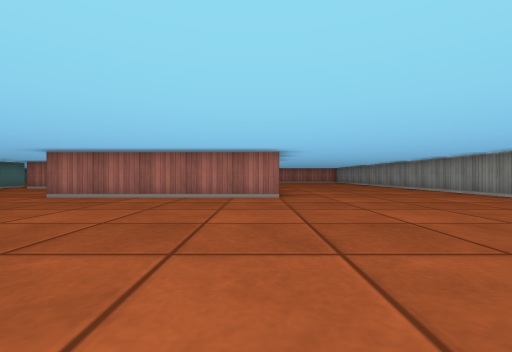
view 1 (above)

23 first-person views from a walk through a cub3D maze. The camera is about half as high as the walls, looks level and sees 90° across. The floor is counted in squares. Each view is taken from the middle of a square. On the plan, view 1 faces up. The plan holds only what a view shows up to about 9 squares ahead; the rest is blank.

view 2
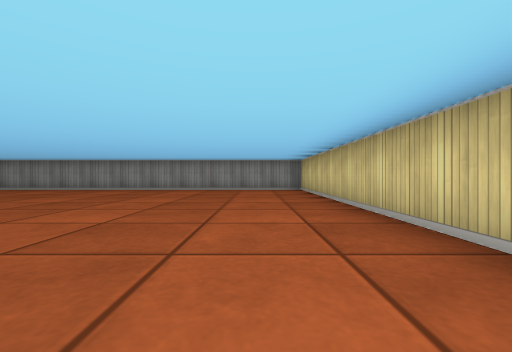

view 3
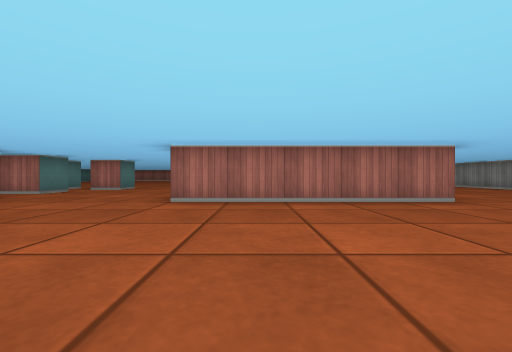

view 4
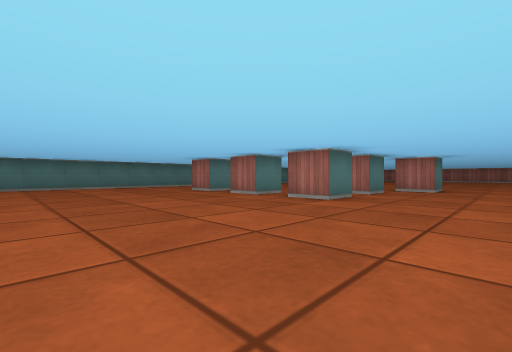

view 5
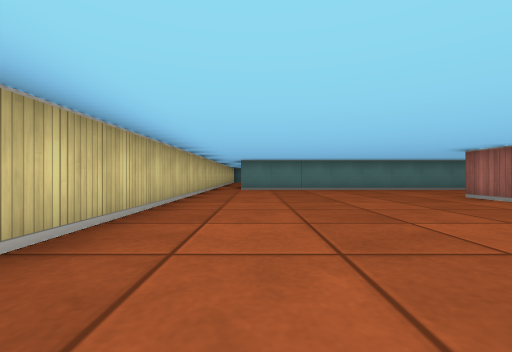

view 6
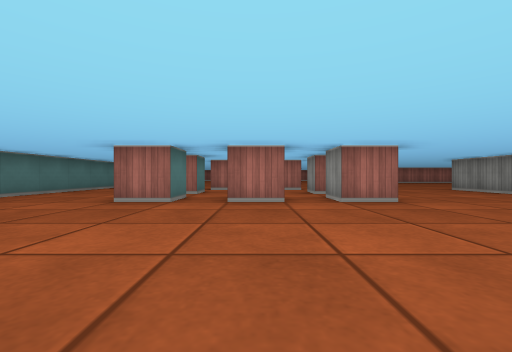

view 7
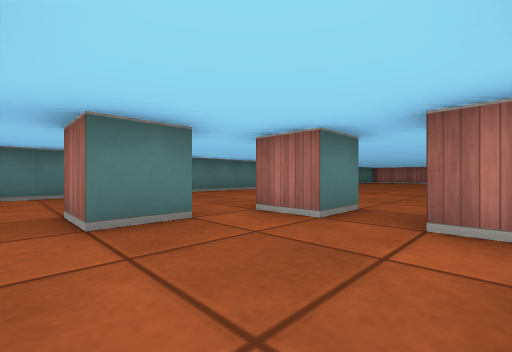

view 8
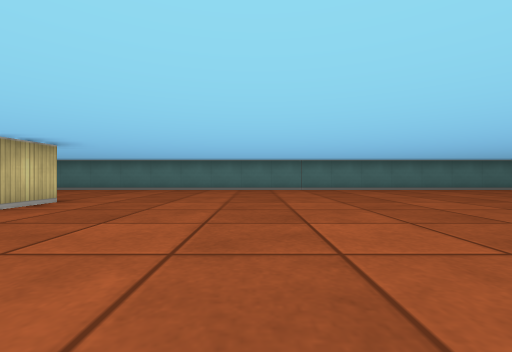

view 9
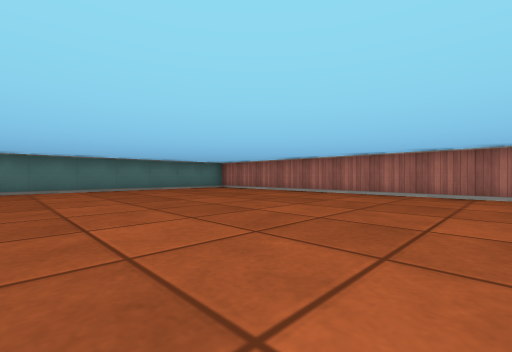

view 10
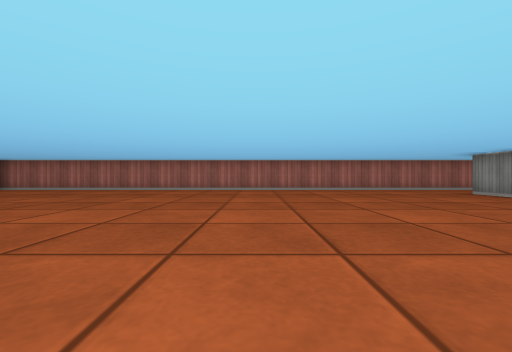

view 11
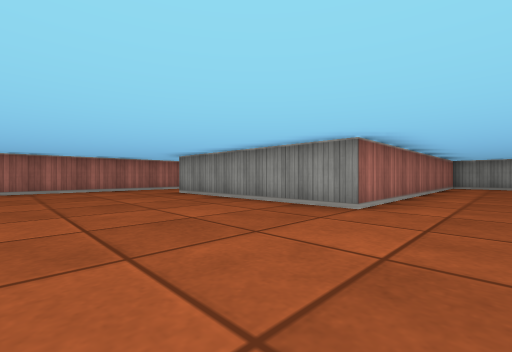

view 12
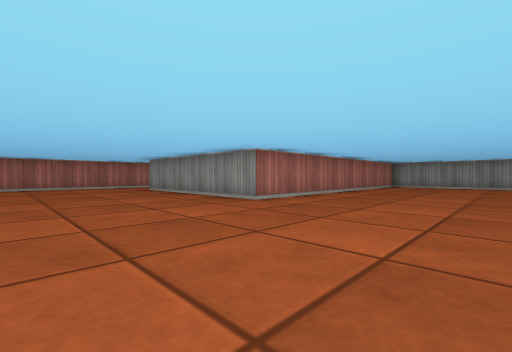

view 13
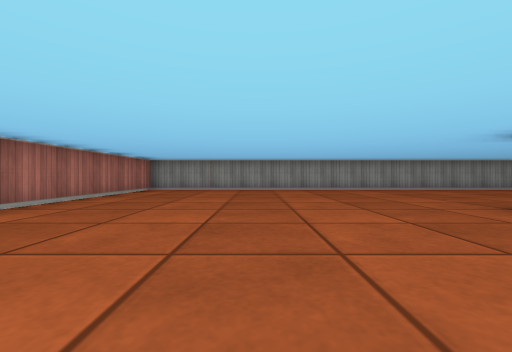

view 14
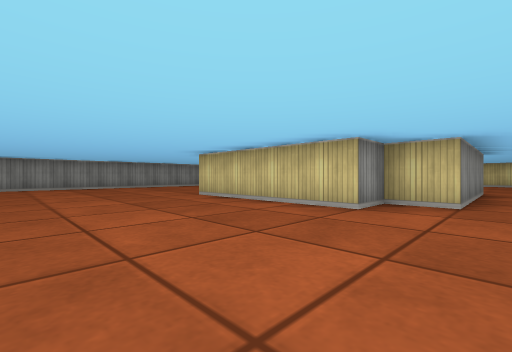

view 15
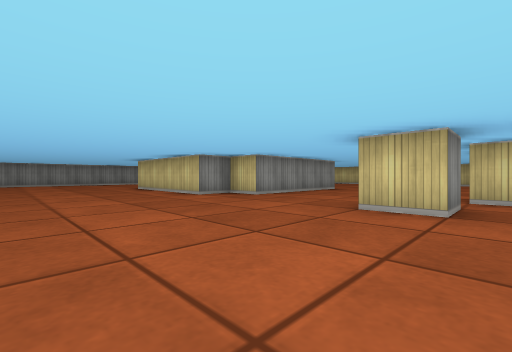

view 16
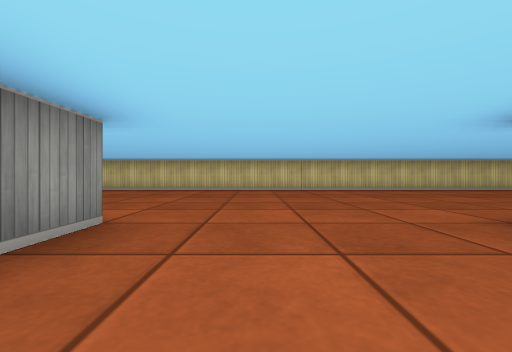

view 17
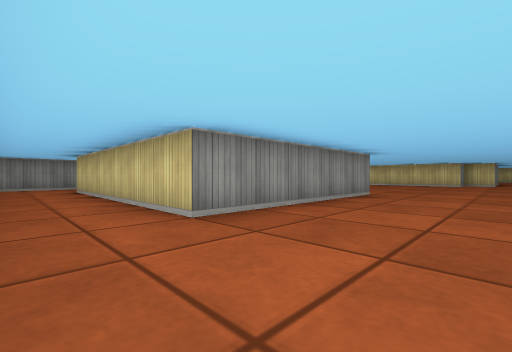

view 18
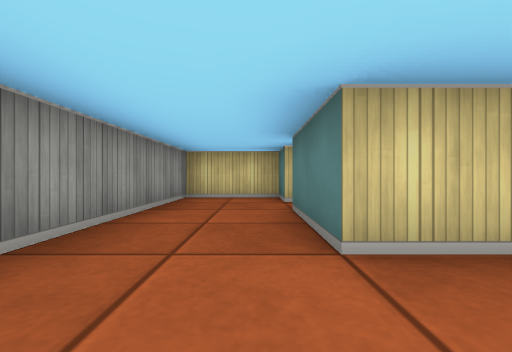

view 19
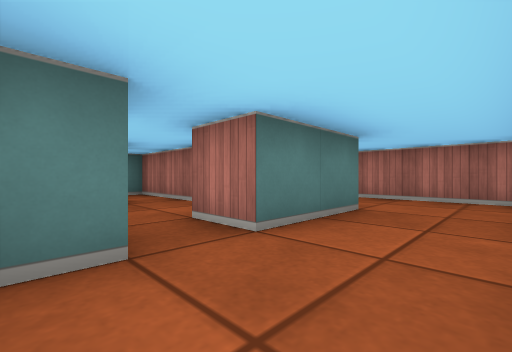

view 20
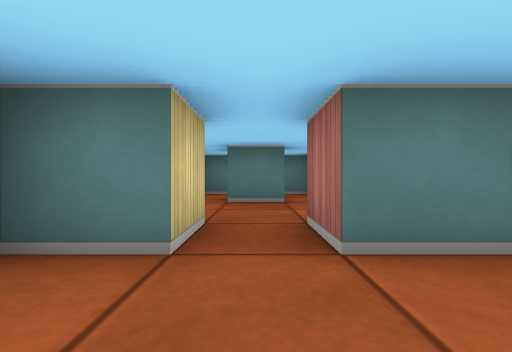

view 21
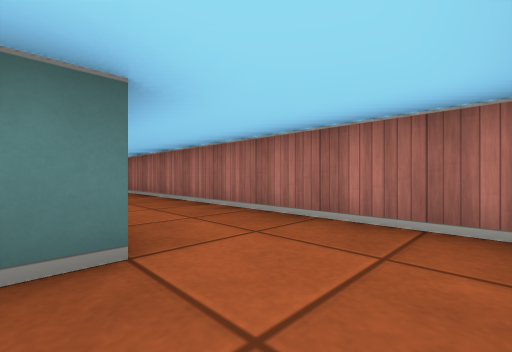

view 22
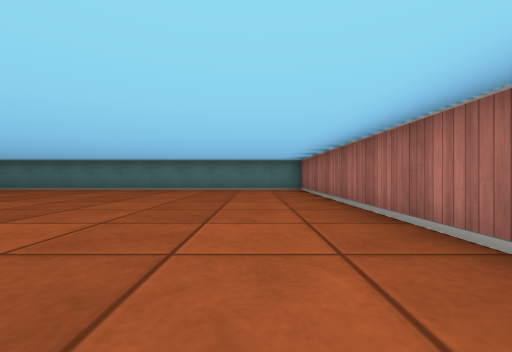

view 23
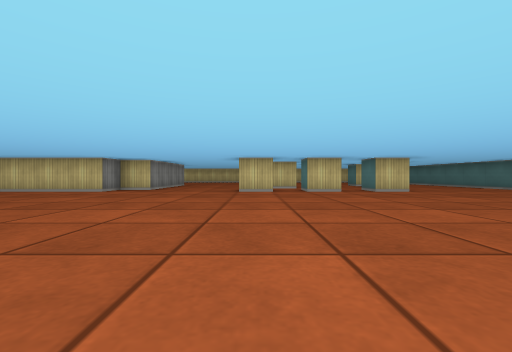

### Floor plan
Ten units are one square. View 1 is at (0, 0); x grows to the right and y downward. Boxes are objects, and circles mark ways between rooms. Rooms are numbered by the first view taken in them; rooms with no view inside come last. Other rooms are left out.
<svg viewBox="-175 -250 235 260">
<path fill="none" stroke="#000" d="M-75 -105 -75 -95 -85 -95 -85 -105 -75 -105M-90 -85 -85 -85 -85 -75 -95 -75 -95 -84M-106 -105 -95 -105 -95 -95 -105 -95M-85 -65 -85 -55 -95 -55 -95 -65M-105 -65 -105 -55 -115 -55M-125 -105 -115 -105 -115 -95 -125 -95M-125 -85 -125 -75 -135 -75M-125 -65 -125 -55 -135 -55M6 -55 -45 -55 -45 -95 -35 -95 -35 -105 5 -105M55 -205 55 -240M-170 5 55 5 55 -175 -25 -175 -25 -225 35 -225 35 -205M50 -245 -165 -245 -165 -5M35 -205 25 -205M25 -195 35 -195 35 -185 55 -185 55 -205M5 -206 5 -195M9 -215 -15 -215 -15 -186"/>
<circle cx="45" cy="-215" r="3" fill="#2a7"/>
<circle cx="30" cy="-200" r="3" fill="#2a7"/>
<text x="-60" y="-110">1</text>
<text x="40" y="-200">2</text>
<text x="10" y="-200">3</text>
</svg>
Room 1 opens to room 2. Room 2 opens to room 3.

Where each view was taken, in squares from view 1:
view 1: 0 up, 0 right, facing up
view 2: 1 up, 3 left, facing right
view 3: 1 up, 3 left, facing up
view 4: 1 up, 6 left, facing up-left
view 5: 1 up, 8 left, facing left
view 6: 1 up, 11 left, facing up
view 7: 7 up, 10 left, facing up-left
view 8: 14 up, 8 left, facing left
view 9: 18 up, 8 left, facing up-left
view 10: 16 up, 8 left, facing up
view 11: 16 up, 6 left, facing up-right
view 12: 14 up, 6 left, facing up-right
view 13: 14 up, 3 left, facing right
view 14: 14 up, 5 left, facing down-right
view 15: 14 up, 9 left, facing down-right
view 16: 8 up, 6 left, facing down
view 17: 24 up, 5 left, facing down-right
view 18: 24 up, 4 right, facing down
view 19: 19 up, 5 right, facing up-left
view 20: 20 up, 5 right, facing left
view 21: 22 up, 5 right, facing up-left
view 22: 23 up, 8 left, facing left
view 23: 18 up, 8 left, facing down
